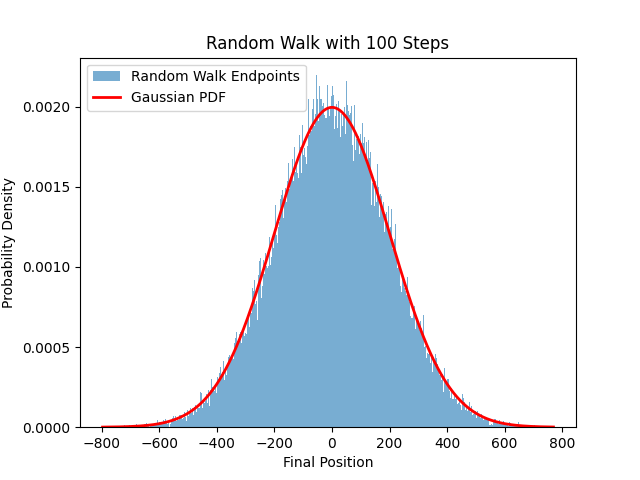

Write Python code to recreate this figure.
import numpy as np
import matplotlib.pyplot as plt

# Random Walks
# Specify how long the random walk is, the number of trials, the standard deviation,
# and the option to plot individual runs.
random_walk_length = 100
number_of_trials = 100000
std_dev = 20
num_bins = 1000
plot_option = False
compare_gaussian = True

def random_walk(step_size: float=1, num_walks: int=100, mean: float=0.0, std: float=1.0, show_plot=False):
    x = np.linspace(0, num_walks, num_walks+1)
    y = np.zeros_like(x)
    # begins at the origin
    current_state = 0
    for i in range(num_walks):
        rand = np.random.normal(mean, std)
        current_state = current_state + rand
        y[i+1] = current_state
    if show_plot is True:
        plt.plot(x, y)
        plt.show()
        plt.xlabel("Number of walks")
        plt.ylabel('Position')
    return y[num_walks-1]

random_walk(num_walks=random_walk_length, show_plot=plot_option, std=std_dev)

# This is the loop for running many tests and tracking what happens
tracking_results = []
counter = 0
while counter < number_of_trials:
    ending_val = random_walk(num_walks=random_walk_length, std=std_dev, show_plot=plot_option)
    tracking_results.append(ending_val)
    counter += 1
    print('% completed: {}'.format(counter/number_of_trials*100))

plt.hist(tracking_results, bins=int(num_bins), density=True, alpha=0.6, label="Random Walk Endpoints")

scaling_factor = .005
if compare_gaussian is True:
    mu = 0
    sigma_end = np.sqrt(random_walk_length) * std_dev   # variance grows with steps! really important
    x_vals = np.linspace(min(tracking_results), max(tracking_results), 1000)
    y = (1/(sigma_end * np.sqrt(2*np.pi))) * np.exp(-0.5 * ((x_vals - mu)/sigma_end)**2)
    plt.plot(x_vals, y, 'r-', lw=2, label="Gaussian PDF")

plt.xlabel('Final Position')
plt.ylabel('Probability Density')
plt.title(f'Random Walk with {random_walk_length} Steps')
plt.legend()
plt.savefig('random_walk.png')
plt.show()
plt.savefig('random_walk.png')